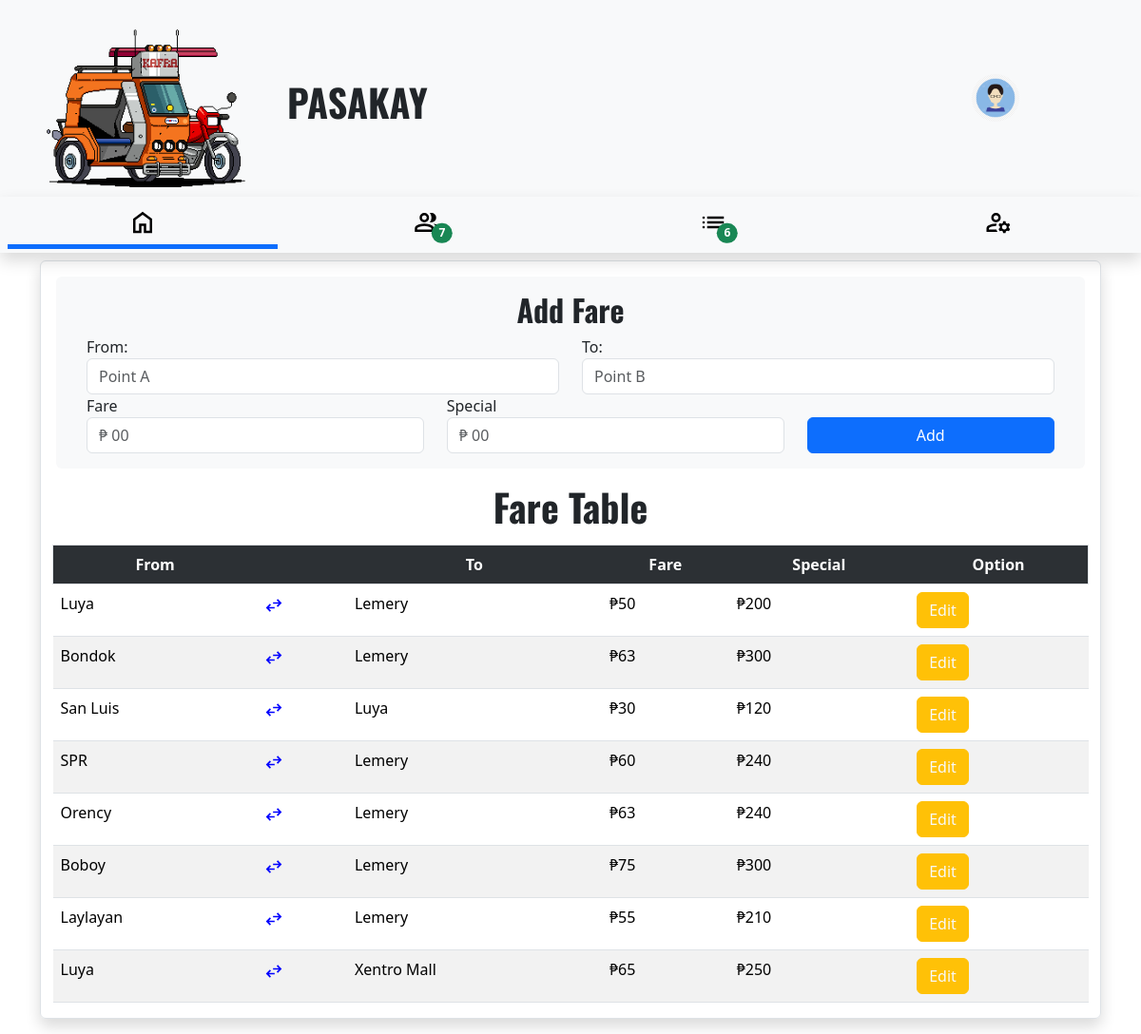
Screenshot of /Admin/index.php with the database file from the repository.
### tables this page shows
CREATE TABLE `fare` (
  `id` int(60) NOT NULL,
  `point_a` varchar(255) NOT NULL,
  `point_b` varchar(255) NOT NULL,
  `fare` int(255) NOT NULL,
  `special` varchar(255) NOT NULL
);

### Admin/index.php (the view, shortened to what this page needs)
<!DOCTYPE html>
<html lang="en">
<head>
    <link rel="stylesheet" href="./Style/bootstrap.min.css">
</head>
<body>
<?php
    include('../Admin/nav.php');
    $view_fare = mysqli_query($connection, "SELECT * FROM  fare");
    ?>
    <div class="container dashcontent pb-2">
        <div class="header border rounded my-2 shadow ">
            <form action="" method="post" class="py-3 m-3 bg-light rounded">
                <h2 class="text-center oswald">Add Fare</h2>
                <div class="row mx-1 px-3 ">
                    <div class="w-50">
                        <label for="newfrom">From:</label>
                        <input type="text" name="newfrom" id="newfrom" class="form-control" placeholder="Point A" required>
                    </div>
                    <div class="w-50">
                        <label for="newto">To:</label>
                        <input type="text" name="newto" id="newto" class="form-control" placeholder="Point B" required>
                    </div>
                </div>
                <div class="row  mx-1 px-3 ">
                    <div class=" row w-75">
                        <div class="w-50"><label for="newfare">Fare</label>
                            <input type="text" name="newfare" id="newfare" class="form-control" placeholder="₱ 00" required>
                        </div>
                        <div class="w-50"><label for="newspecial">Special</label>
                            <input type="text" name="newspecial" id="newspecial" class="form-control" placeholder="₱ 00" required>
                        </div>
                    </div>
                    <div class="col w-25">
                        <button type="submit" name="addfare" class="btn btn-primary w-100 mt-4" onclick="return confirm('Are you sure you want to Add this to Fare?')">Add</button>
                    </div>
                </div>
            </form>
            <div class="container mt-3">
                <form method="post" action="">
                    <h1 class="text-center mb-3 oswald">Fare Table</h1>
                    <div class="table-responsive">
                        <table class="table table-striped table-hover">
                            <tr class=" border table-dark text-center">
                                <th>From</th>
                                <th></th>
                                <th>To</th>
                                <th>Fare</th>
                                <th>Special</th>
                                <th>Option</th>
                            </tr>
                            <?php
                            while ($row = mysqli_fetch_assoc($view_fare)) {
                                $fare_id = $row['id'];
                                $point_a = $row["point_a"];
                                $point_b = $row['point_b'];
                                $afare = $row['fare'];
                                $special = $row['special'];
                            ?>
                                <tr>
                                    <td><?php echo $point_a; ?></td>
                                    <td>
                                        <svg xmlns="http://www.w3.org/2000/svg" height="20px" viewBox="0 -960 960 960" width="20px" fill="blue">
                                            <path d="M280-160 80-360l200-200 56 57-103 103h287v80H233l103 103-56 57Zm400-240-56-57 103-103H440v-80h287L624-743l56-57 200 200-200 200Z" />
                                        </svg>
                                    </td>
                                    <td><?php echo $point_b; ?></td>
                                    <td><?php echo "₱" . $afare; ?></td>
                                    <td><?php echo "₱" . $special; ?></td>
                                    <td><a href="./edit_fare.php?id=<?php echo $fare_id; ?>" class="btn btn-warning text-light">Edit</a></td>
                                </tr>
                            <?php } ?>
                        </table>
                    </div>
                </form>
            </div>
        </div>
    </div>
</body>
</html>

### Style/Style.css (style rules this page uses)
* { box-sizing: border-box; margin: 0; padding: 0; }
body, .body { height: 100vh; }
.oswald { font-family: "Oswald", sans-serif; font-optical-sizing: auto; font-weight: 900; font-style: normal; }

### rows the page displays
fare: point_a "Luya", point_b "Lemery", fare "50", special "200"
fare: point_a "Bondok", point_b "Lemery", fare "63", special "300"
fare: point_a "San Luis", point_b "Luya", fare "30", special "120"
fare: point_a "SPR", point_b "Lemery", fare "60", special "240"
fare: point_a "Orency", point_b "Lemery", fare "63", special "240"
fare: point_a "Boboy", point_b "Lemery", fare "75", special "300"
fare: point_a "Laylayan", point_b "Lemery", fare "55", special "210"
fare: point_a "Luya", point_b "Xentro Mall", fare "65", special "250"

### other values shown
$sum_drivers "7"
$sum_passengers "6"
